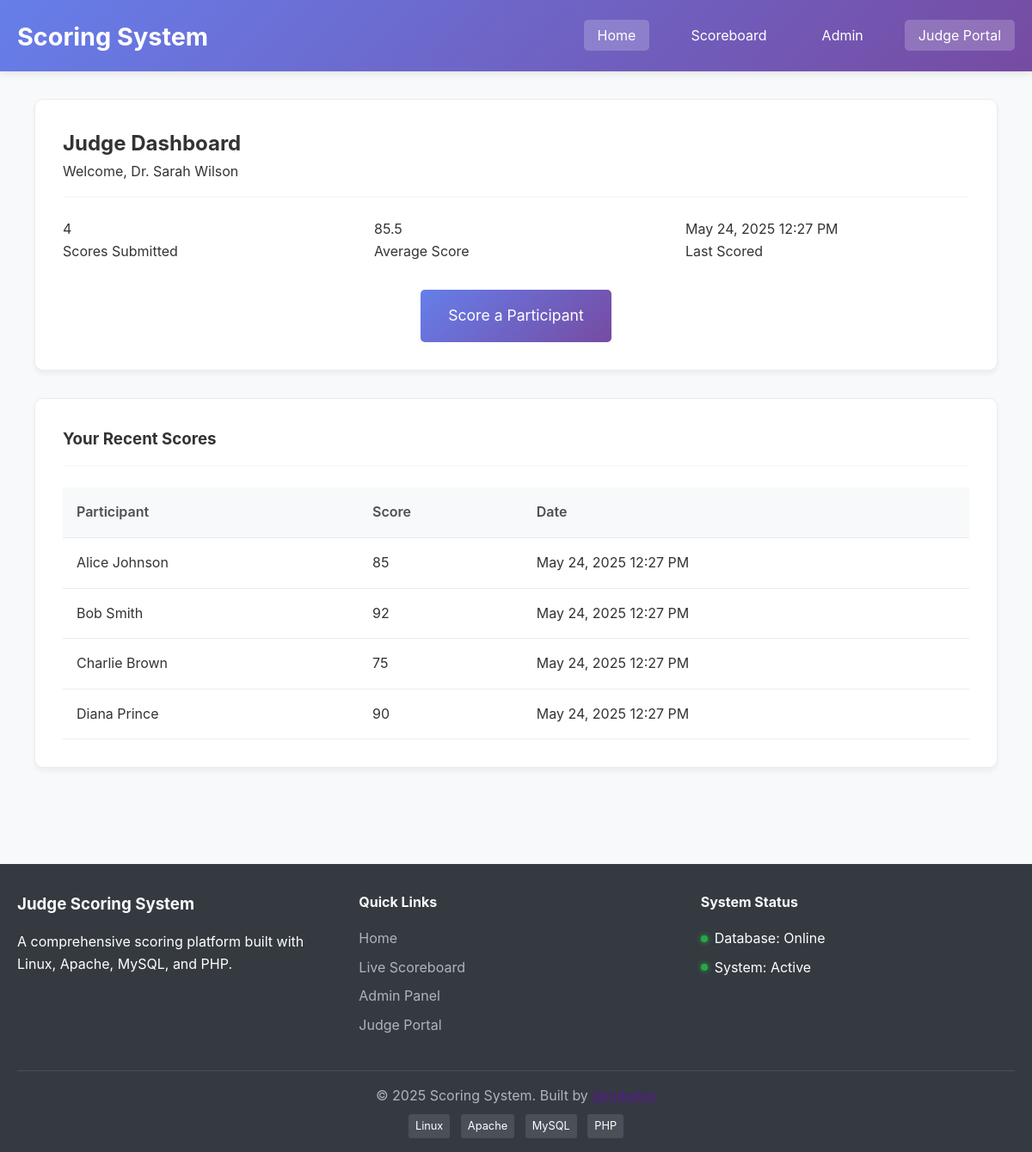
Page /judge/index.php on the committed database.
### tables this page shows
CREATE TABLE judges (
    id INT PRIMARY KEY AUTO_INCREMENT,
    username VARCHAR(50) UNIQUE NOT NULL,
    display_name VARCHAR(100) NOT NULL,
    email VARCHAR(100),
    created_at TIMESTAMP DEFAULT CURRENT_TIMESTAMP,
    updated_at TIMESTAMP DEFAULT CURRENT_TIMESTAMP ON UPDATE CURRENT_TIMESTAMP
);

CREATE TABLE scores (
    id INT PRIMARY KEY AUTO_INCREMENT,
    user_id INT NOT NULL,
    judge_id INT NOT NULL,
    points INT NOT NULL CHECK (points >= 0 AND points <= 100),
    comments TEXT,
    created_at TIMESTAMP DEFAULT CURRENT_TIMESTAMP,
    updated_at TIMESTAMP DEFAULT CURRENT_TIMESTAMP ON UPDATE CURRENT_TIMESTAMP,
    FOREIGN KEY (user_id) REFERENCES users(id) ON DELETE CASCADE,
    FOREIGN KEY (judge_id) REFERENCES judges(id) ON DELETE CASCADE,
    UNIQUE KEY unique_judge_user (judge_id, user_id)
);

CREATE TABLE users (
    id INT PRIMARY KEY AUTO_INCREMENT,
    username VARCHAR(50) UNIQUE NOT NULL,
    display_name VARCHAR(100) NOT NULL,
    email VARCHAR(100),
    created_at TIMESTAMP DEFAULT CURRENT_TIMESTAMP,
    updated_at TIMESTAMP DEFAULT CURRENT_TIMESTAMP ON UPDATE CURRENT_TIMESTAMP
);

### includes/functions.php (called while the page is built, shortened)
<?php
function getJudgeById($judgeId) {
    try {
        $pdo = getDbConnection();
        $stmt = $pdo->prepare("SELECT * FROM judges WHERE id = ?");
        $stmt->execute([$judgeId]);
        return $stmt->fetch();
    } catch (Exception $e) {
        error_log("Error fetching judge: " . $e->getMessage());
        return false;
    }
}
function formatDate($timestamp) {
    return date('M j, Y g:i A', strtotime($timestamp));
}
?>

### judge/index.php (the view, shortened to what this page needs)
<?php
require_once __DIR__ . '/../includes/header.php';
require_once __DIR__ . '/../includes/functions.php';
$judge_id = 1;
$judge = getJudgeById($judge_id);
$pdo = getDbConnection();
$stmt = $pdo->prepare("
    SELECT COUNT(*) as total_scores,
           AVG(points) as avg_score,
           MAX(created_at) as last_scored
    FROM scores
    WHERE judge_id = ?
");
$stmt->execute([$judge_id]);
$stats = $stmt->fetch();
$stmt = $pdo->prepare("
    SELECT u.display_name, s.points, s.created_at
    FROM scores s
    JOIN users u ON s.user_id = u.id
    WHERE s.judge_id = ?
    ORDER BY s.created_at DESC
    LIMIT 5
");
$stmt->execute([$judge_id]);
$recent_scores = $stmt->fetchAll();
?>
<div class="container">
    <div class="card">
        <div class="card-header">
            <h2>Judge Dashboard</h2>
            <p>Welcome, <?= htmlspecialchars($judge['display_name']) ?></p>
        </div>
        <div class="grid grid-3">
            <div class="stat-card">
                <div class="stat-number"><?= $stats['total_scores'] ?></div>
                <div class="stat-label">Scores Submitted</div>
            </div>
            <div class="stat-card">
                <div class="stat-number"><?= round($stats['avg_score'], 1) ?></div>
                <div class="stat-label">Average Score</div>
            </div>
            <div class="stat-card">
                <div class="stat-number">
                    <?= $stats['last_scored'] ? formatDate($stats['last_scored']) : 'Never' ?>
                </div>
                <div class="stat-label">Last Scored</div>
            </div>
        </div>
        <div class="text-center mt-3">
            <a href="select_user.php" class="btn btn-primary btn-lg">
                Score a Participant
            </a>
        </div>
    </div>
    <?php if ($recent_scores): ?>
    <div class="card mt-3">
        <div class="card-header">
            <h3>Your Recent Scores</h3>
        </div>
        <table class="table">
            <thead>
                <tr>
                    <th>Participant</th>
                    <th>Score</th>
                    <th>Date</th>
                </tr>
            </thead>
            <tbody>
                <?php foreach ($recent_scores as $score): ?>
                <tr>
                    <td><?= htmlspecialchars($score['display_name']) ?></td>
                    <td class="points-display"><?= $score['points'] ?></td>
                    <td><?= formatDate($score['created_at']) ?></td>
                </tr>
                <?php endforeach; ?>
            </tbody>
        </table>
    </div>
    <?php endif; ?>
</div>
<?php require_once __DIR__ . '/../includes/footer.php'; ?>

### assets/css/style.css (style rules this page uses)
* { margin: 0; padding: 0; box-sizing: border-box; }
body { font-family: -apple-system, BlinkMacSystemFont, 'Segoe UI', Roboto, Oxygen, Ubuntu, Cantarell, sans-serif; line-height: 1.6; color: #333; background-color: #f8f9fa; }
.container { max-width: 1200px; margin: 0 auto; padding: 0 20px; }
.card { background: white; border-radius: 10px; padding: 2rem; margin-bottom: 2rem; box-shadow: 0 4px 6px rgba(0,0,0,0.05); border: 1px solid #e9ecef; }
.card-header { border-bottom: 2px solid #f8f9fa; padding-bottom: 1rem; margin-bottom: 1.5rem; }
.btn { display: inline-block; padding: 0.75rem 1.5rem; border: none; border-radius: 5px; cursor: pointer; text-decoration: none; font-size: 1rem; transition: all 0.3s ease; text-align: center; }
.btn-primary { background: linear-gradient(135deg, #667eea 0%, #764ba2 100%); color: white; }
.table { width: 100%; border-collapse: collapse; margin-top: 1rem; }
.table th, .table td { padding: 1rem; text-align: left; border-bottom: 1px solid #e9ecef; }
.table th { background-color: #f8f9fa; font-weight: 600; color: #495057; }
.mt-3 { margin-top: 1rem; }
.text-center { text-align: center; }
.grid { display: grid; gap: 2rem; margin-bottom: 2rem; }
.grid-3 { grid-template-columns: repeat(auto-fit, minmax(250px, 1fr)); }

### assets/css/judge-portal.css (style rules this page uses)
.btn-lg { padding: 1rem 2rem; font-size: 1.1rem; }

### rows in the picture
judges: display_name "Dr. Sarah Wilson"
scores: user.display_name "Alice Johnson", points "85", created_at "May 24, 2025 12:27 PM"
scores: user.display_name "Bob Smith", points "92", created_at "May 24, 2025 12:27 PM"
scores: user.display_name "Charlie Brown", points "75", created_at "May 24, 2025 12:27 PM"
scores: user.display_name "Diana Prince", points "90", created_at "May 24, 2025 12:27 PM"

### other values in the picture
$stats['total_scores'] "4"
$stats['avg_score'] "85.5"
formatDate($stats['last_scored']) "May 24, 2025 12:27 PM"
